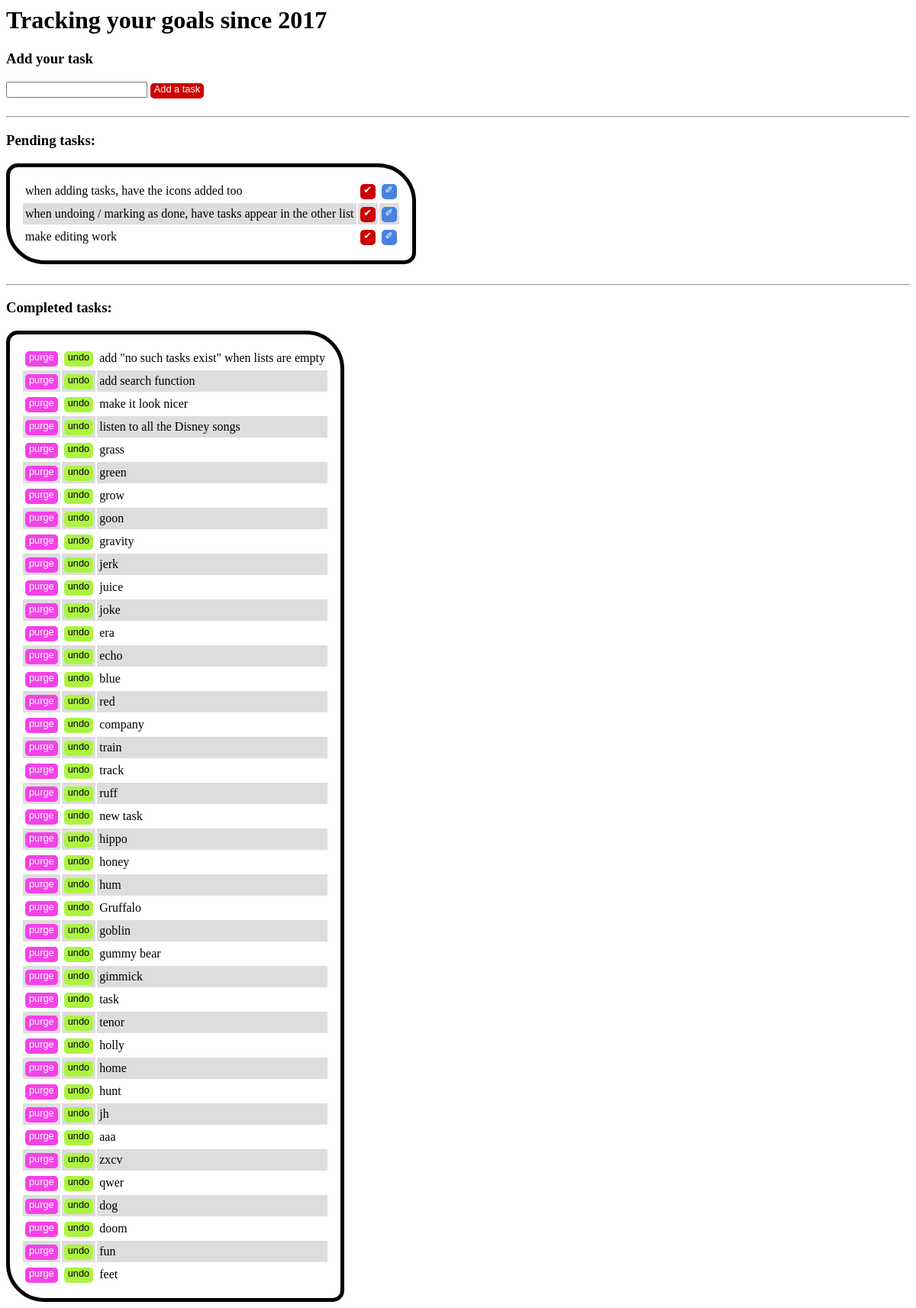
/jquerytodolist/, run on the app's committed database.
### jquerytodolist/models.py (models this page shows, shortened)
class Task(models.Model):
    LOW = 'LO'
    STANDARD = 'ST'
    HIGH = 'HI'
    IMPORTANCE_OF_TASK = (
        (LOW, 'low'),
        (STANDARD, 'standard'),
        (HIGH, 'high'),
    )
    task_text = models.CharField(max_length=200)
    task_importance = models.CharField(max_length=10, choices=IMPORTANCE_OF_TASK, default=STANDARD)
    creation_date = models.DateField('date added')
    completed=models.BooleanField(default=False)

### jquerytodolist/views.py (the view, shortened to what this page needs)
def index(request):
    todo_list = Task.objects.all()
    waiting_todos = todo_list.filter(completed=False)
    tasks_done = todo_list.filter(completed=True)
    past_search_term = ""
    task_to_be_edited_text = ""
    lastIDinDatabase = ""
    context = {
        'waiting_todos': waiting_todos.order_by("id"),
        'tasks_done': tasks_done.order_by("id"),
    }
    return render(request, 'jquerytodolist/index.html', context)

### jquerytodolist/templates/jquerytodolist/index.html (shortened to what this page needs)
{% load static %}
<head>
	<link rel="stylesheet" type="text/css" href="{% static 'jquerytodolist/style.css' %}" />
</head>
<body>
	<h1 id='h1'>Tracking your goals since 2017</h1>
	<h3>Add your task</h3>
	<form name="todosinput">
		<input id="addTaskBox" type="text" name="taskText" />
	</form>
	<div id="addTask">Add a task</div>
	<br />
	<hr />
	<h3>Pending tasks:</h3>
	<table class="todos">
		{% for task in waiting_todos %}
		<tr id=task{{task.id}}>
			<td> {{task.task_text}} </td>
			<td>
				<div class=completeTask  name=complete_task_{{task.id}}>&#10004;</div>
			</td>
			<td>
				<div class=editTask
				 name=edit_task_{{task.id}}>&#10000;</div>
			</td>
		</tr> {% endfor %}
	</table>
	<br />
	<hr />
	<h3>Completed tasks:</h3>
	<table class="completedtodos">
		{% for task in tasks_done %}
		<tr data-id="{{task.id}}">
			<td>
				<div class="deleteSubmission" name="delete_submission_{{task.id}}">purge</div>
			</td>
			<td>
				<div class="undoCompleteTask"  name="undo_complete_{{task.id}}">undo</div>
			</td>
			<td>
				{{task.task_text}}
			</td>
		</tr>
		{% endfor %}
	</table>
</body>

### data on the page
Task: task_text "when adding tasks, have the icons added too"
Task: task_text "when undoing / marking as done, have tasks appear in the other list"
Task: task_text "make editing work"
Task: task_text "add \"no such tasks exist\" when lists are empty"
Task: task_text "add search function"
Task: task_text "make it look nicer"
Task: task_text "listen to all the Disney songs"
Task: task_text "grass"
Task: task_text "green"
Task: task_text "grow"
Task: task_text "goon"
Task: task_text "gravity"
Task: task_text "jerk"
Task: task_text "juice"
Task: task_text "joke"
Task: task_text "era"
Task: task_text "echo"
Task: task_text "blue"
Task: task_text "red"
Task: task_text "company"
Task: task_text "train"
Task: task_text "track"
Task: task_text "ruff"
Task: task_text "new task"
Task: task_text "hippo"
Task: task_text "honey"
Task: task_text "hum"
Task: task_text "Gruffalo"
Task: task_text "goblin"
Task: task_text "gummy bear"
Task: task_text "gimmick"
Task: task_text "task"
Task: task_text "tenor"
Task: task_text "holly"
Task: task_text "home"
Task: task_text "hunt"
Task: task_text "jh"
Task: task_text "aaa"
Task: task_text "zxcv"
Task: task_text "qwer"
Task: task_text "dog"
Task: task_text "doom"
Task: task_text "fun"
Task: task_text "feet"
